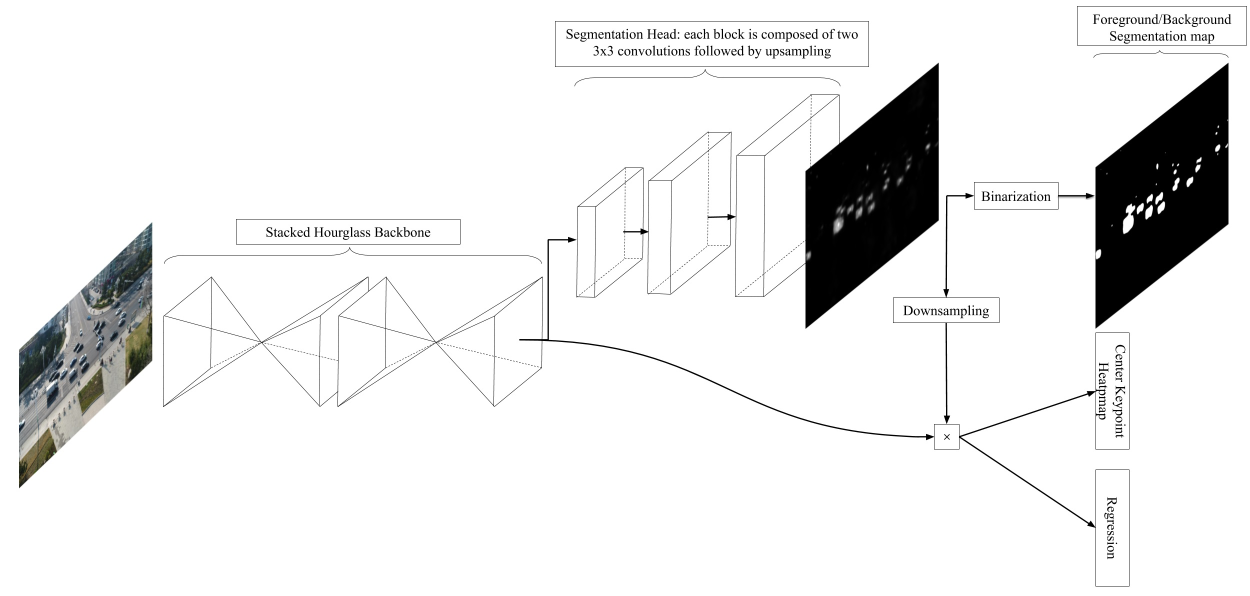
#> input picture imgs/SpotNet.jpg, 2500 x 1191 px (shown at 1/2 size)
$ python -i generate_flow.py   (imports and definitions only)
#> lines starting #> are read from the running program, lines starting #| are printed output that depends on the picture; after the words box and inside, x2 and y2 are one past the last pixel; in counts of white or black regions, pixels touching at a corner belong together
# from: https://docs.opencv.org/3.3.1/d7/d8b/tutorial_py_lucas_kanade.html
import cv2
import numpy as np
import os
import csv
import matplotlib.pyplot as plt
import os


def get_pairs_from_list(list_names=['/store/datasets/UAV/csv.csv']):

    images = set()
    for list_name in list_names:
        with open(list_name, 'rb') as csvfile:
            reader = csv.reader(csvfile, delimiter=',')

            for row in reader:
                was_first = False
                img1_path = row[0]
                index = (int(img1_path[-10]
                                 + img1_path[-9]
                                 + img1_path[-8]
                                 + img1_path[-7]
                                 + img1_path[-6]
                                 + img1_path[-5])
                             -1) % 1000000
                if index == 0:
                    index = 2
                    was_first = True
                index = str(index).zfill(5)

                img0_path = img1_path[:-9] + index + '.jpg'
                if was_first:
                    images.add((img1_path, img0_path, True))
                else:
                    images.add((img0_path, img1_path, False))
    return images


def normalize_2d_between_range(vector, min_range=0, max_range=255):

    max_vec = np.max(vector)
    min_vec = np.min(vector)
    vector = ((((vector - min_vec) / (max_vec - min_vec) - 0.5) * max_range) + (max_range / 2.0)) + min_range
    return vector


def dense_optical_flow(path0, path1):

    img0 = cv2.imread(path0)
    img1 = cv2.imread(path1)

    hsv = np.zeros_like(img1)
    hsv[..., 1] = 255

    img0 = cv2.cvtColor(img0, cv2.COLOR_BGR2GRAY)
    img1 = cv2.cvtColor(img1, cv2.COLOR_BGR2GRAY)

    flow = cv2.calcOpticalFlowFarneback(img0, img1, None, 0.5, 3, 15, 3, 5, 1.2, 0)

    mag, ang = cv2.cartToPolar(flow[..., 0], flow[..., 1])
    hsv[..., 0] = ang * 180 / np.pi / 2
    hsv[..., 2] = cv2.normalize(mag, None, 0, 255, cv2.NORM_MINMAX)
    bgr = cv2.cvtColor(hsv, cv2.COLOR_HSV2BGR)


    return bgr


# from: https://stackoverflow.com/questions/42798659/how-to-remove-small-connected-objects-using-opencv
def remove_small_blobs(im, min_size=1000):

    nb_components, output, stats, centroids = cv2.connectedComponentsWithStats(im, connectivity=8)
    sizes = stats[1:, -1]
    nb_components = nb_components - 1

    # your answer image
    im_bw = np.zeros(output.shape)
    # for every component in the image, you keep it only if it's above min_size
    for i in range(0, nb_components):
        if sizes[i] >= min_size:
            im_bw[output == i + 1] = 255
    return im_bw


# from: https://stackoverflow.com/questions/10316057/filling-holes-inside-a-binary-object
def contour_filling(im, kernel_size=(7, 7)):
    kernel = cv2.getStructuringElement(cv2.MORPH_ELLIPSE, kernel_size)
    return cv2.morphologyEx(im, cv2.MORPH_OPEN, kernel)


def binarize_flow(img):

    # Otsu's thresholding
    # ret, img = cv2.threshold(img, 0, 255, cv2.THRESH_OTSU)
    (thresh, img) = cv2.threshold(img, 128, 255, cv2.THRESH_BINARY | cv2.THRESH_OTSU)

    img = remove_small_blobs(img)
    img = contour_filling(img, kernel_size=(9, 9))

    return img


# [1 line that did not run here, left out]
# [1 line that did not run here, left out]
# [1 line that did not run here, left out]
current = 0
# [21 lines not run here, left out]

>>> import cv2
>>> picture = cv2.imread('../../imgs/SpotNet.jpg', cv2.IMREAD_GRAYSCALE)
#> picture: shape (1191, 2500); min 0, max 255, mean 234.4
>>> result = binarize_flow(picture)
#> in binarize_flow, `(thresh, img) = cv2.threshold(img, 128, 255, cv2.THRESH_BINARY | cv2.T..`:
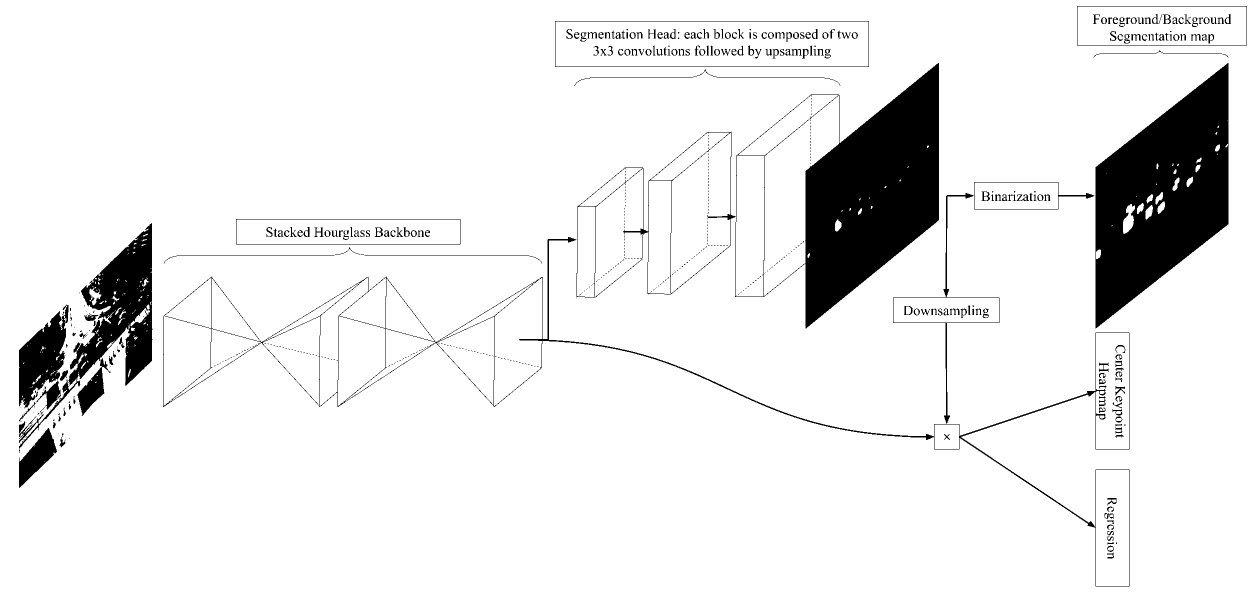
#> img: shape (1191, 2500) (shown at 1/2 size); 91.6% white; 537 black regions (313 under 20 px), largest, box (x1, y1, x2, y2) and area: (1246, 126, 1878, 657) 87054, (2191, 126, 2457, 657) 83120, (38, 446, 305, 906) 29957
#> in binarize_flow, `(thresh, img) = cv2.threshold(img, 128, 255, cv2.THRESH_BINARY | cv2.T..`: thresh = 138
#> in remove_small_blobs, `nb_components, output, stats, centroids = cv2.connectedComponentsWithS..`:
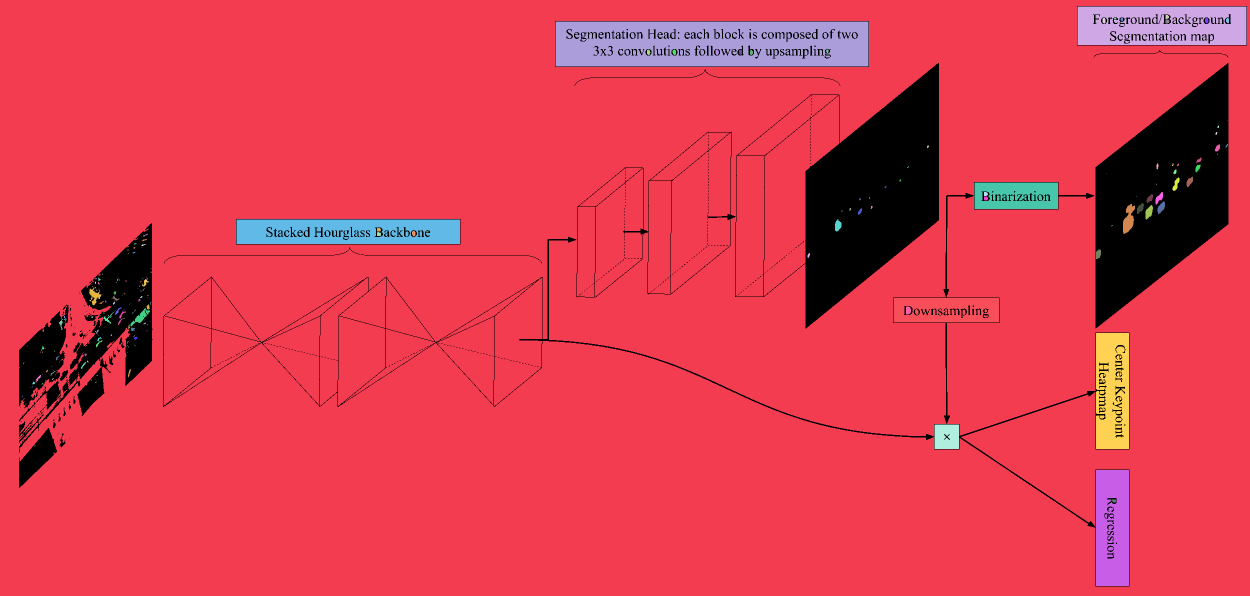
#> output: shape (1191, 2500) int32 (shown at 1/2 size); 201 distinct labels, from 0 to 200; one colour per label, 0 black
#> in remove_small_blobs, `nb_components, output, stats, centroids = cv2.connectedComponentsWithS..`: nb_components = 201; stats = 201 rows, first 6: [38, 12, 2456, 1161, 250608], [0, 0, 2500, 1191, 2578516], [2155, 13, 338, 77, 23081], [2331, 30, 7, 8, 49], [2205, 36, 6, 11, 59], [2228, 36, 5, 3, 13]; centroids = 201 pairs, first value 39 to 2455, second value 33.43 to 1055.8
#> in remove_small_blobs, `sizes = stats[1:, -1]`: sizes = 200 values, max 2578516 at index 0, min 1 at index 16, mean 13634.5
#> in remove_small_blobs, `nb_components = nb_components - 1`: nb_components = 200
#> after the loop in remove_small_blobs, `for i in range(0, nb_components):`:
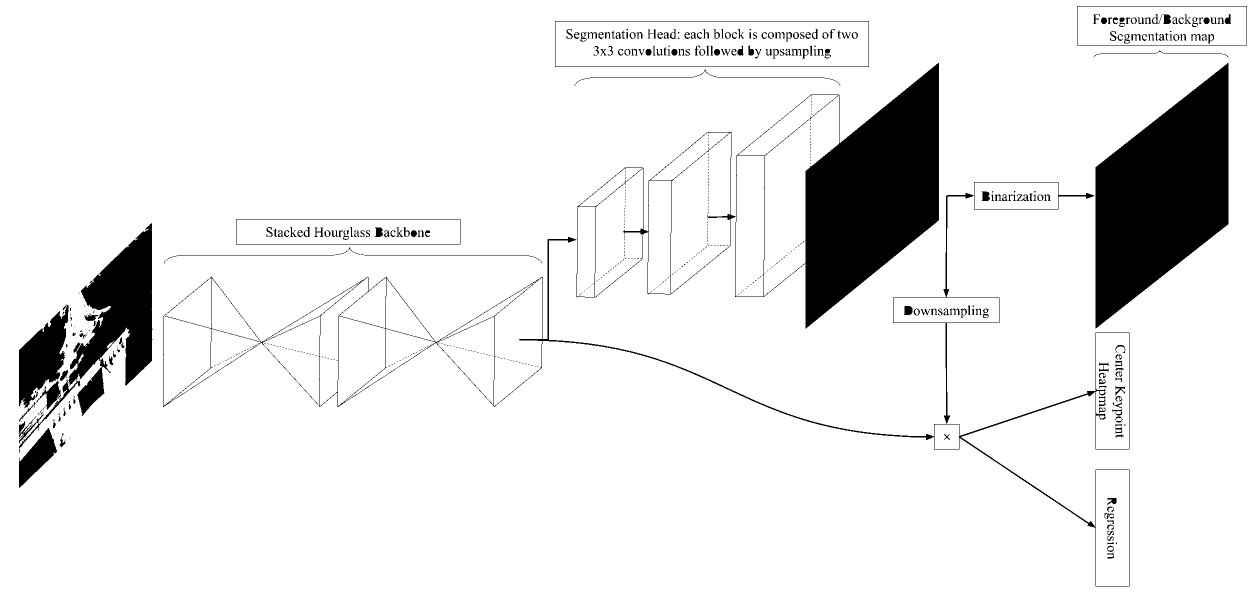
#> im_bw: shape (1191, 2500) float64 (shown at 1/2 size); 91.4% white; 536 black regions (312 under 20 px), largest, box (x1, y1, x2, y2) and area: (1246, 126, 1878, 657) 87466, (2191, 126, 2457, 657) 85920, (38, 446, 305, 906) 31971
#> in contour_filling, `return cv2.morphologyEx(im, cv2.MORPH_OPEN, kernel)`:
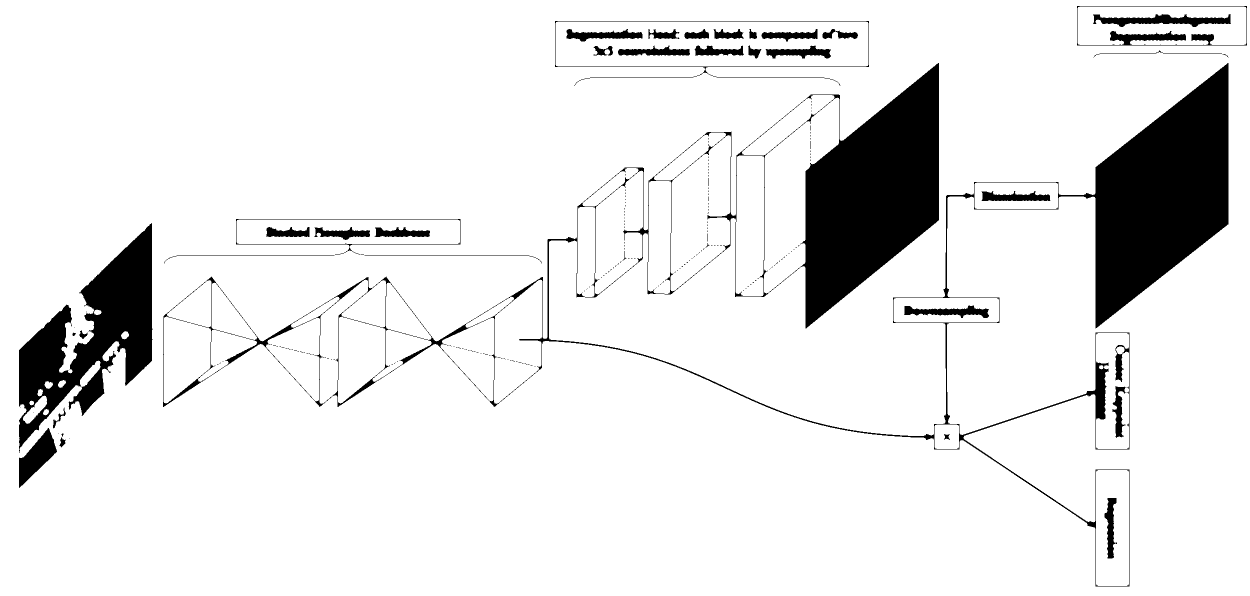
#> returned value: shape (1191, 2500) float64 (shown at 1/2 size); 90.4% white; 208 black regions (173 under 20 px), largest, box (x1, y1, x2, y2) and area: (326, 126, 2457, 1173) 195906, (38, 446, 305, 906) 49127, (38, 856, 114, 976) 4026
